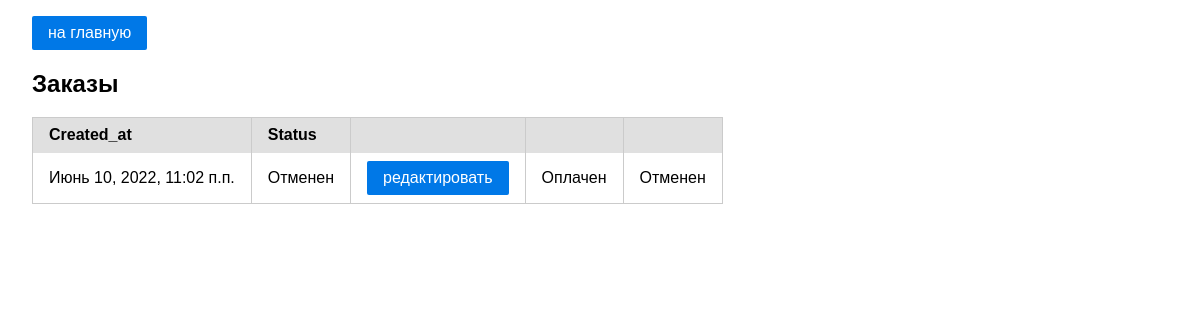
/orders/ (signed in), run on the app's committed database.
### ordersapp/models.py (models this page shows)
class Order(models.Model):
    CREATED = "CREATED"
    PAID = "PAID"
    SENT = "SENT"
    DELIVERED = "DELIVERED"
    CANCELED = "CANCELED"
    STATUS_CHOICES = [
        (CREATED, "Создан"),
        (PAID, "Оплачен"),
        (SENT, "Отправлен"),
        (DELIVERED, "Доставлен"),
        (CANCELED, "Отменен")
    ]
    user = models.ForeignKey(
        get_user_model(), on_delete=models.CASCADE, related_name="orders"
    )
    status = models.CharField(choices=STATUS_CHOICES, max_length=16, default=CREATED)
    created_at = models.DateTimeField(auto_now_add=True)
    @property
    def can_pay(self):
        return self.status == Order.CREATED
    @property
    def can_cancel(self):
        return self.status in [Order.CREATED, Order.PAID, Order.SENT]

### ordersapp/views.py (the view)
# urls.py: path("", ordersapp.OrderListView.as_view(), name="list"),
class OrderListView(LoginRequiredMixin, TitleMixin, ListView):
    template_name = "ordersapp/order_list.html"
    model = Order
    title = "Заказы"
    def get_queryset(self):
        return Order.objects.order_by('created_at')

### basketapp/context_processors.py (called while the page is built)
def basket(request):
    return {
        'basket': getattr(request.user, 'basket', None)
    }

### mainapp/context_processors.py (called while the page is built)
def menu_links(request):
    return {
        "menu": {
            'index': 'Главная',
            'products': 'Товары',
            'contact': 'Контакты',
        }
    }

### utils/mixins.py (called while the page is built)
    @method_decorator(login_required)
    def dispatch(self, request, *args, **kwargs):
        return super().dispatch(request, *args, **kwargs)

    def get_context_data(self, **kwargs):
        context = super().get_context_data(**kwargs)
        context["title"] = self.title
        return context

### ordersapp/templates/ordersapp/order_list.html
{% extends 'ordersapp/base.html' %}
{% load static %}
{% block content %}
{% if not object_list %}
<h4>У вас нет активных заказов</h4>
{% else %}
<table class="pure-table">
    <thead>
    <tr>
        <th>Created_at</th>
        <th>Status</th>
        <th></th>
        <th></th>
        <th></th>
    </tr>
    </thead>
    <tbody>
    {% for object in object_list %}
    <tr>
        <td><span>{{ object.created_at }}</span></span></td>
        <td><span>{{ object.get_status_display }}</span></td>
        <td>
            <a href="{% url 'orders:update' object.pk %}"
               class="pure-button pure-button-primary button-radius">
                редактировать
            </a>
        </td>
        <td>
            {% if object.can_pay %}
                <a href="{% url 'orders:pay' object.pk %}"
                   class="pure-button pure-button-primary button-radius">
                    оплатить
                </a>
            {% else %}
                <span>Оплачен</span>
            {% endif %}
        </td>
        <td>
            {% if object.can_cancel %}
                <a href="{% url 'orders:cancel' object.pk %}"
                   class="pure-button pure-button-primary button-radius">
                    отменить
                </a>
            {% else %}
                <span>Отменен</span>
            {% endif %}
        </td>
    </tr>
    {% endfor %}
    </tbody>
</table>
{% endif %}
{% endblock %}

### static/css/pure-min.css (style rules this page uses)
html { line-height:1.15;-webkit-text-size-adjust:100% }
body { margin:0 }
a { background-color:transparent }
html { font-family:sans-serif }
.pure-button { display:inline-block;line-height:normal;white-space:nowrap;vertical-align:middle;text-align:center;cursor:pointer;-webkit-user-drag:none;-webkit-user-select:none;-moz-user-select:none;-ms-user-select:none;user-select:none;-webkit-box-sizing:border-box;box-sizing:border-box }
.pure-button { font-family:inherit;font-size:100%;padding:.5em 1em;color:rgba(0,0,0,.8);border:none transparent;background-color:#e6e6e6;text-decoration:none;border-radius:2px }
.pure-button-primary,.pure-button-selected,a.pure-button-primary,a.pure-button-selected { background-color:#0078e7;color:#fff }
.pure-table { border-collapse:collapse;border-spacing:0;empty-cells:show;border:1px solid #cbcbcb }
.pure-table td,.pure-table th { border-left:1px solid #cbcbcb;border-width:0 0 0 1px;font-size:inherit;margin:0;overflow:visible;padding:.5em 1em }
.pure-table thead { background-color:#e0e0e0;color:#000;text-align:left;vertical-align:bottom }
.pure-table td { background-color:transparent }

### data on the page
Order: created_at "Июнь 10, 2022, 11:02 п.п.", status "Отменен", shows "Оплачен"

### other printed values
{{ title }} "Заказы"
